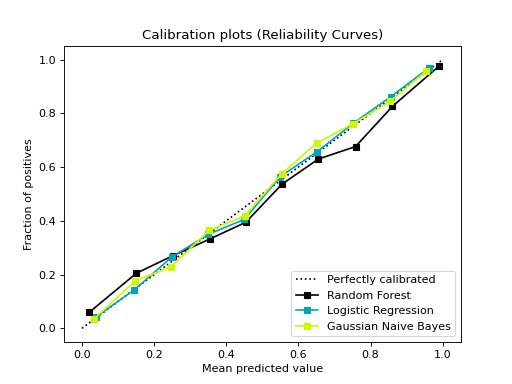

The Python source for this figure:
import matplotlib.pyplot as plt
from sklearn.datasets import make_classification
from sklearn.model_selection import train_test_split
from sklearn.ensemble import RandomForestClassifier
from sklearn.linear_model import LogisticRegression
from sklearn.naive_bayes import GaussianNB

from sklearn_evaluation import plot

X, y = make_classification(n_samples=20000,
                           n_features=2,
                           n_informative=2,
                           n_redundant=0,
                           random_state=0)
X_train, X_test, y_train, y_test = train_test_split(X,
                                                    y,
                                                    test_size=0.33,
                                                    random_state=0)

rf = RandomForestClassifier()
lr = LogisticRegression()
nb = GaussianNB()

rf_probas = rf.fit(X_train, y_train).predict_proba(X_test)
lr_probas = lr.fit(X_train, y_train).predict_proba(X_test)
nb_probas = nb.fit(X_train, y_train).predict_proba(X_test)

probabilities = [rf_probas, lr_probas, nb_probas]

clf_names = [
    'Random Forest',
    'Logistic Regression',
    'Gaussian Naive Bayes',
]

plot.calibration_curve(y_test, probabilities, clf_names)
plt.show()
